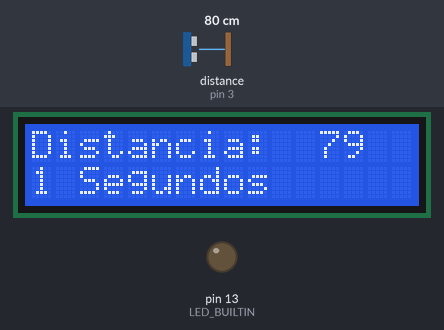
A sketch run on a simulated Arduino Uno, built with avr-gcc and run on an emulated ATmega328P. Shown: 16×2 character LCD, output pins drawn as LEDs (lit = HIGH). Wiring (inferred from the names in the program): ultrasonic range finder: trigger pin 2; echo pin 3. Inputs (shaded band) come from the test bench; at power-on: distance to the obstacle (sensor on pin 3) 80 cm. The echo pulse lasts 58.3 µs per cm; pins used as bus, display or sensor lines are not drawn; what the sketch prints to the serial monitor is not drawn.

Above: at 1.2 s.
1.3 s: distance to the obstacle (sensor on pin 3) set to 12 cm
At 2.8 s:
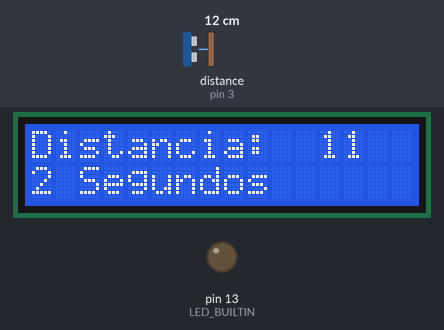
3.5 s: distance to the obstacle (sensor on pin 3) set to 9 cm
At 4.8 s:
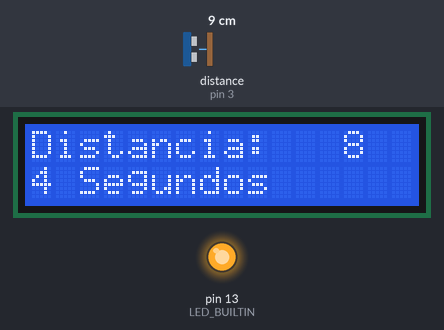
6.5 s: distance to the obstacle (sensor on pin 3) set to 120 cm
At 7.8 s:
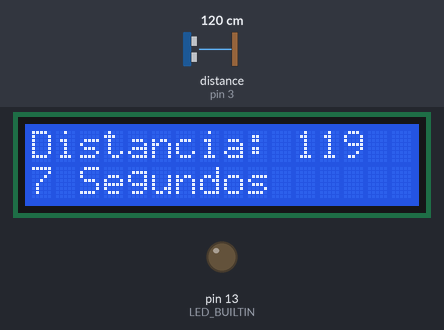
Timing chart, 0 to 9.5 s (numbered marks = the images above; inputs shaded):
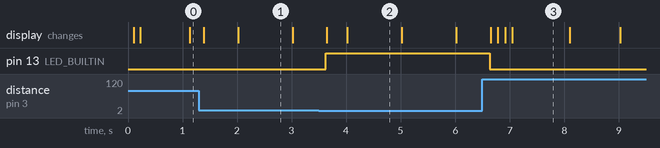

The sketch:

lcd_Ultrasonic.ino
```cpp
#include <Wire.h>
#include <LiquidCrystal_I2C.h>

#define TRIG_PIN 2    // Trigger
#define ECHO_PIN 3    // Echo

long distancia;

int getDistance(int trigPin, int echoPin) // returns the distance (cm)
{
  long duration, distance;

  digitalWrite(trigPin, HIGH); // We send a 10us pulse
  delayMicroseconds(10);
  digitalWrite(trigPin, LOW);

  duration = pulseIn(echoPin, HIGH, 20000); // We wait for the echo to come back, with a timeout of 20ms, which corresponds approximately to 3m

  // pulseIn will only return 0 if it timed out. (or if echoPin was already to 1, but it should not happen)
  if (duration == 0) // If we timed out
  {
    pinMode(echoPin, OUTPUT); // Then we set echo pin to output mode
    digitalWrite(echoPin, LOW); // We send a LOW pulse to the echo pin
    delayMicroseconds(200);
    pinMode(echoPin, INPUT); // And finaly we come back to input mode
  }

  distance = (duration / 2) / 29.1; // We calculate the distance (sound speed in air is aprox. 291m/s), /2 because of the pulse going and coming

  return distance; //We return the result. Here you can find a 0 if we timed out
}


//Crear el objeto lcd  dirección  0x3F y 16 columnas x 2 filas
LiquidCrystal_I2C lcd(0x3F,16,2);  //

void setup() {

  Serial.begin (9600);
  pinMode(TRIG_PIN, OUTPUT);
  pinMode(ECHO_PIN, INPUT);
  pinMode(LED_BUILTIN, OUTPUT);

  // Inicializar el LCD
  lcd.init();

  //Encender la luz de fondo.
  lcd.backlight();

  // Escribimos el Mensaje en el LCD.
  lcd.print("Hola Mundo");
}

void loop() {

  distancia = getDistance(TRIG_PIN,ECHO_PIN);

  if (distancia < 10) {
    digitalWrite(LED_BUILTIN, HIGH);
  }
  else {
    digitalWrite(LED_BUILTIN, LOW);
  }

  Serial.println(distancia);// put your main code here, to run repeatedly:

  char msg[17];
  sprintf(msg, "Distancia: %3d", distancia);
  lcd.setCursor(0, 0);
  lcd.print(msg);


   // Ubicamos el cursor en la primera posición(columna:0) de la segunda línea(fila:1)
  lcd.setCursor(0, 1);
   // Escribimos el número de segundos trascurridos
  lcd.print(millis()/1000);
  lcd.print(" Segundos");
  delay(100);


}
```

Measured:
- the behaviour switches between 11 and 10 cm on distance to the obstacle (sensor on pin 3) (found by bisection; images 1 and 2)
- after the input at 3.5 s, pin 13 (LED_BUILTIN): LOW → HIGH after 0.12 s
- after the input at 6.5 s, pin 13 (LED_BUILTIN): HIGH → LOW after 0.13 s
- what the display in image 1 shows lasts 1.0 s, from 2.0 s to 3.0 s
- what the display in image 3 shows lasts 1.1 s, from 7.0 s to 8.1 s
